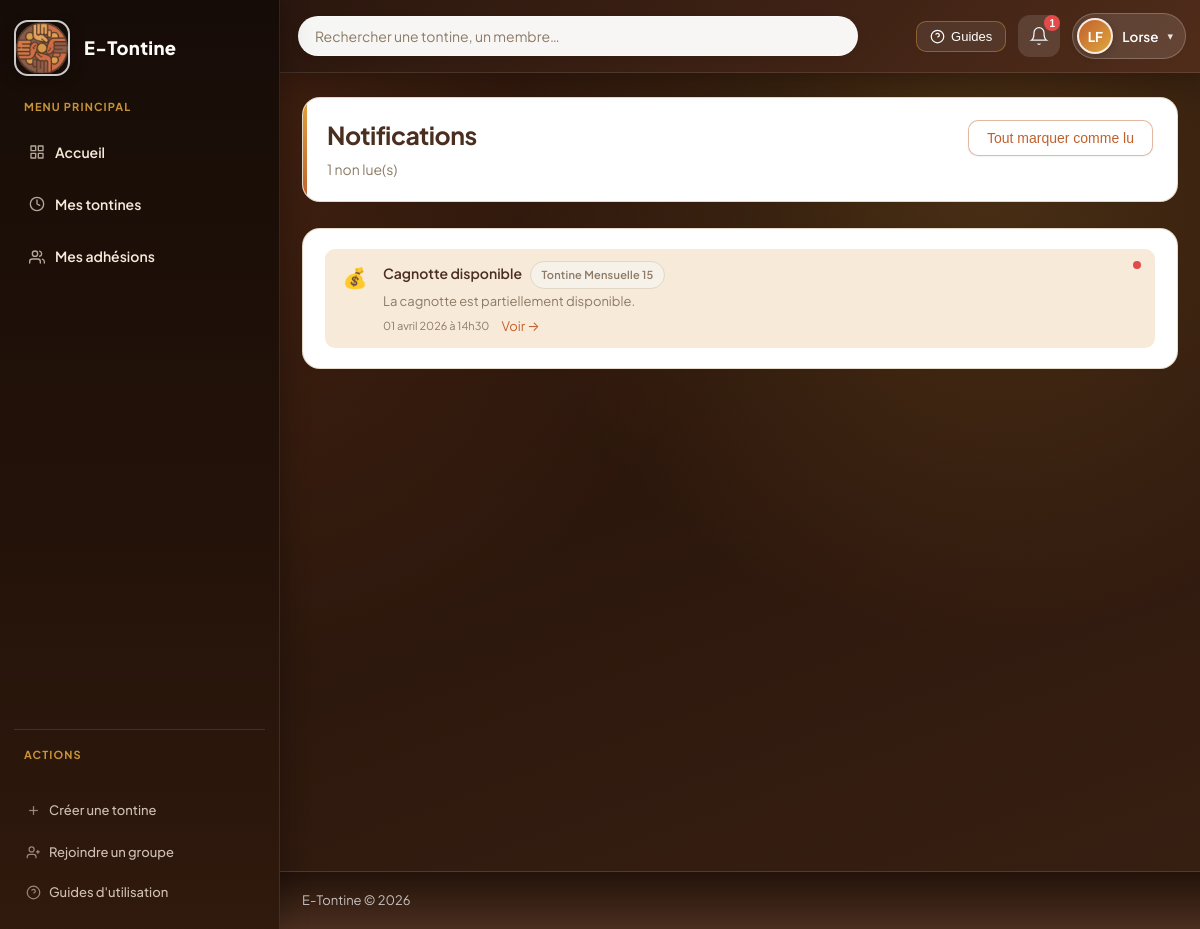
Screenshot of /pages/notifications/liste.php (signed in) with the database file from the repository.
### tables this page shows
CREATE TABLE notifications (
    id              INT UNSIGNED AUTO_INCREMENT PRIMARY KEY,
    destinataire_id INT UNSIGNED        NOT NULL,
    tontine_id      INT UNSIGNED        NULL,
    type            ENUM(
                        'paiement_confirme',
                        'retard_cotisation',
                        'paiement_pour_autrui',
                        'urgence_validee',
                        'urgence_refusee',
                        'vote_ouvert',
                        'admin_change',
                        'invitation_tontine',
                        'cagnotte_disponible',
                        'cagnotte_complete',
                        'amende',
                        'tour_complet',
                        'tontine_demarree'
                    ) NOT NULL,
    titre           VARCHAR(200)        NOT NULL,
    message         TEXT                NOT NULL,
    lien            VARCHAR(255)        NULL,
    est_lu          TINYINT(1)          NOT NULL DEFAULT 0,
    date_creation   DATETIME            NOT NULL DEFAULT CURRENT_TIMESTAMP,
    CONSTRAINT fk_notif_destinataire FOREIGN KEY (destinataire_id) REFERENCES utilisateurs(id) ON DELETE CASCADE,
    CONSTRAINT fk_notif_tontine FOREIGN KEY (tontine_id) REFERENCES tontines(id) ON DELETE SET NULL
);

CREATE TABLE tontines (
    id              INT UNSIGNED AUTO_INCREMENT PRIMARY KEY,
    nom             VARCHAR(150)        NOT NULL,
    description     TEXT                NULL,
    montant_cotisation DECIMAL(12,2)    NOT NULL,
    frequence       ENUM('hebdomadaire','mensuelle','trimestrielle') NOT NULL DEFAULT 'mensuelle',
    echeance_jour_semaine TINYINT UNSIGNED NULL DEFAULT NULL,
    echeance_jour_mois TINYINT UNSIGNED NULL DEFAULT NULL,
    nombre_max_membres SMALLINT UNSIGNED NOT NULL DEFAULT 10,
    statut          ENUM('active','fermee','suspendue','brouillon') NOT NULL DEFAULT 'active',
    cycles_completes_ce_tour INT UNSIGNED NOT NULL DEFAULT 0,
    numero_tour_actuel       INT UNSIGNED NOT NULL DEFAULT 1,
    tour_complet_en_attente  TINYINT(1)   NOT NULL DEFAULT 0,
    createur_id     INT UNSIGNED        NOT NULL,
    amende_par_jour DECIMAL(10,2)       DEFAULT 0,
    amende_delai_grace INT              DEFAULT 0,
    amendes_activees TINYINT            DEFAULT 0,
    date_creation   DATETIME            NOT NULL DEFAULT CURRENT_TIMESTAMP,
    date_fermeture  DATETIME            NULL,
    CONSTRAINT fk_tontine_createur FOREIGN KEY (createur_id) REFERENCES utilisateurs(id) ON DELETE RESTRICT
);

### fonctions/notification.php (called while the page is built, shortened)
<?php
function notificationsUtilisateur(int $utilisateurId, int $limite = 20): array {
    $bd  = connexionBD();
    $req = $bd->prepare('SELECT n.*, t.nom AS nom_tontine FROM notifications n LEFT JOIN tontines t ON t.id = n.tontine_id WHERE n.destinataire_id = ? ORDER BY n.date_creation DESC LIMIT ?');
    $req->execute([$utilisateurId, $limite]);
    return $req->fetchAll();
}
function nbNotificationsNonLues(int $utilisateurId): int {
    $bd  = connexionBD();
    $req = $bd->prepare('SELECT COUNT(*) FROM notifications WHERE destinataire_id = ? AND est_lu = 0');
    $req->execute([$utilisateurId]);
    return (int)$req->fetchColumn();
}

### fonctions/aide.php (called while the page is built, shortened)
<?php
function formaterDate(string $dateString): string {
    $mois = ['', 'janvier', 'février', 'mars', 'avril', 'mai', 'juin',
             'juillet', 'août', 'septembre', 'octobre', 'novembre', 'décembre'];
    $ts = strtotime($dateString);
    return date('d', $ts) . ' ' . $mois[(int)date('m', $ts)] . ' ' . date('Y', $ts);
}
function formaterDateHeure(string $dateString): string {
    return formaterDate($dateString) . ' à ' . date('H\hi', strtotime($dateString));
}

### pages/notifications/liste.php (the view, shortened to what this page needs)
<?php
require_once __DIR__ . '/../../fonctions/notification.php';
require_once __DIR__ . '/../../fonctions/aide.php';
$utilisateurId = idUtilisateurConnecte();
$notifications = notificationsUtilisateur($utilisateurId, 100);
$nbNonLues     = nbNotificationsNonLues($utilisateurId);
require_once __DIR__ . '/../../gabarits/entete.php';
?>
<div class="page-entete">
    <div>
        <h1>Notifications</h1>
        <?php if ($nbNonLues > 0): ?>
        <p class="texte-secondaire"><?= $nbNonLues ?> non lue(s)</p>
        <?php endif; ?>
    </div>
    <?php if ($nbNonLues > 0): ?>
    <form method="POST" action="">
        <button type="submit" name="tout_lire" value="1" class="btn btn-secondaire">Tout marquer comme lu</button>
    </form>
    <?php endif; ?>
</div>
<section class="section-tableau">
    <?php if (empty($notifications)): ?>
    <div class="etat-vide">
        <p>Aucune notification pour le moment.</p>
    </div>
    <?php else: ?>
    <ul class="liste-notifications-completes">
        <?php foreach ($notifications as $notif): ?>
        <li class="notif-item-complet <?= $notif['est_lu'] ? '' : 'notif-non-lue' ?>">
            <div class="notif-icone notif-icone-<?= str_replace('_', '-', $notif['type']) ?>">
                <?php
                $icone = match(true) {
                    str_contains($notif['type'], 'paiement')   => '💳',
                    str_contains($notif['type'], 'cagnotte')   => '💰',
                    str_contains($notif['type'], 'urgence')    => '🚨',
                    str_contains($notif['type'], 'vote')       => '🗳️',
                    str_contains($notif['type'], 'admin')      => '👑',
                    str_contains($notif['type'], 'invitation') => '✉️',
                    default                                     => '🔔',
                };
                echo $icone;
                ?>
            </div>
            <div class="notif-contenu">
                <div class="notif-titre-complet">
                    <?= htmlspecialchars($notif['titre']) ?>
                    <?php if ($notif['nom_tontine']): ?>
                    <span class="badge badge-secondaire" style="margin-left:6px"><?= htmlspecialchars($notif['nom_tontine']) ?></span>
                    <?php endif; ?>
                </div>
                <div class="notif-message-complet"><?= htmlspecialchars($notif['message']) ?></div>
                <div class="notif-meta">
                    <span><?= formaterDateHeure($notif['date_creation']) ?></span>
                    <?php if ($notif['lien']): ?>
                    <a href="<?= htmlspecialchars($notif['lien']) ?>"
                       onclick="fetch('?lire=<?= $notif['id'] ?>')"
                       class="lien-secondaire">Voir →</a>
                    <?php endif; ?>
                </div>
            </div>
            <?php if (!$notif['est_lu']): ?>
            <div class="notif-point-rouge"></div>
            <?php endif; ?>
        </li>
        <?php endforeach; ?>
    </ul>
    <?php endif; ?>
</section>
<?php require_once __DIR__ . '/../../gabarits/pied_de_page.php'; ?>

### ressources/styles/principal.css (style rules this page uses)
:root { --bleu-fonce: #4a2e1f; --bleu-moy: #c1602e; --bleu-clair: #e0a63e; --bleu-pale: #f7ead9; --bleu-fond: #fbf4ea; --blanc: #ffffff; --gris-fond: #f6f1e9; --gris-bordure: #e3d6c4; --gris-texte: #4a3b2e; --gris-sec: #8c7a65; --vert: #1d9e75; --vert-pale: #eaf3de; --rouge: #e24b4a; --rouge-pale: #fcebeb; --orange: #ba7517; --orange-pale: #faeeda; --rayon-sm: 6px; --rayon-md: 10px; --rayon-lg: 14px; --rayon-xl: 18px; --ombre: 0 1px 3px rgba(74, 46, 31, 0.06); --ombre-md: 0 8px 24px rgba(74, 46, 31, 0.1); --ombre-nav: 0 4px 20px rgba(74, 46, 31, 0.18); --transition: 0.2s ease; --nav-hauteur: 72px; --font-sans: "Plus Jakarta Sans", -apple-system, BlinkMacSystemFont, "Segoe UI", sans-serif; }
*, *::before, *::after { box-sizing: border-box; margin: 0; padding: 0; }
html { scroll-behavior: smooth; }
body { font-family: var(--font-sans); font-size: 15px; line-height: 1.6; color: var(--gris-texte); background: linear-gradient( 180deg, #f7ecdd 0%, var(--gris-fond) 32%, var(--gris-fond) 100% ); background-attachment: fixed; min-height: 100vh; display: flex; flex-direction: column; -webkit-font-smoothing: antialiased; }
a { color: var(--bleu-moy); text-decoration: none; }
ul, ol { list-style: none; }
.page-entete { display: flex; align-items: flex-start; justify-content: space-between; gap: 18px; margin-bottom: 26px; flex-wrap: wrap; padding: 22px 24px; background: var(--blanc); border-radius: var(--rayon-xl); border: 1px solid rgba(227, 214, 196, 0.9); box-shadow: var(--ombre); position: relative; overflow: hidden; }
.page-entete::before { content: ""; position: absolute; left: 0; top: 0; bottom: 0; width: 4px; background: linear-gradient( 180deg, var(--bleu-clair) 0%, var(--bleu-moy) 100% ); border-radius: 4px 0 0 4px; }
.page-entete h1 { font-size: clamp(1.25rem, 2.5vw, 1.55rem); font-weight: 700; color: var(--bleu-fonce); margin: 0; letter-spacing: -0.02em; line-height: 1.25; }
.page-entete .texte-secondaire { color: var(--gris-sec); font-size: 14px; margin-top: 8px; line-height: 1.45; }
.section-tableau { background: var(--blanc); border: 1px solid rgba(227, 214, 196, 0.9); border-radius: var(--rayon-xl); padding: 20px 22px; margin-bottom: 22px; box-shadow: var(--ombre); }
.btn { display: inline-flex; align-items: center; justify-content: center; gap: 6px; padding: 9px 18px; border-radius: var(--rayon-md); font-size: 14px; font-weight: 500; border: 1px solid transparent; cursor: pointer; transition: all var(--transition); text-decoration: none; white-space: nowrap; }
.btn-secondaire { background: var(--blanc); color: var(--bleu-moy); border-color: rgba(193, 96, 46, 0.45); box-shadow: 0 1px 2px rgba(74, 46, 31, 0.06); }
.badge { display: inline-block; padding: 4px 10px; border-radius: 999px; font-size: 11px; font-weight: 600; letter-spacing: 0.02em; border: 1px solid transparent; }
.badge-secondaire { background: var(--gris-fond); color: var(--gris-sec); border: 1px solid var(--gris-bordure); }
.notif-non-lue a { background: var(--bleu-pale); }
.liste-notifications-completes { display: flex; flex-direction: column; gap: 2px; }
.notif-item-complet { display: flex; align-items: flex-start; gap: 12px; padding: 12px 14px; border-radius: var(--rayon-md); position: relative; }
.notif-item-complet.notif-non-lue { background: var(--bleu-pale); }
.notif-icone { font-size: 20px; width: 32px; text-align: center; flex-shrink: 0; }
.notif-contenu { flex: 1; min-width: 0; }
.notif-titre-complet { font-size: 14px; font-weight: 600; color: var(--bleu-fonce); }
.notif-message-complet { font-size: 13px; color: var(--gris-sec); margin-top: 2px; }
.notif-meta { display: flex; align-items: center; gap: 12px; margin-top: 4px; font-size: 11px; color: var(--gris-sec); }
.notif-point-rouge { width: 8px; height: 8px; border-radius: 50%; background: var(--rouge); flex-shrink: 0; }
.lien-secondaire { font-size: 13px; color: var(--bleu-moy); }
.texte-secondaire { color: var(--gris-sec); font-size: 13px; }
.app-main-shell .section-tableau, .app-main-shell .page-entete, .app-main-shell .carte-tontine, .app-main-shell .carte-membre { background: #fff; }

### rows the page displays
notifications: type "💰", titre "Cagnotte disponible", tontine.nom "Tontine Mensuelle 15", message "La cagnotte est partiellement disponible.", date_creation "01 avril 2026 à 14h30", est_lu 0 (drawn)

### other values shown
APP_NOM "E-Tontine"
$nbNotifs "1"
$initialesUtilisateur !== '' ? $initialesUtilisateur : 'U' "LF"
$prenomNav "Lorse"
$nbNonLues "1"
